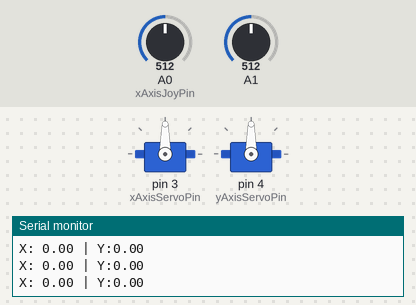
A program run on a simulated Arduino Nano, built with avr-gcc and run on an emulated ATmega328P. Shown: 2 × servo, the last lines printed to the serial monitor. The test bench sets the inputs (shaded band); at power-on: A0 (xAxisJoyPin) = 512, A1 = 512.

Above: at 1.2 s.
1.3 s: A0 (xAxisJoyPin) set to 495
At 1.7 s:
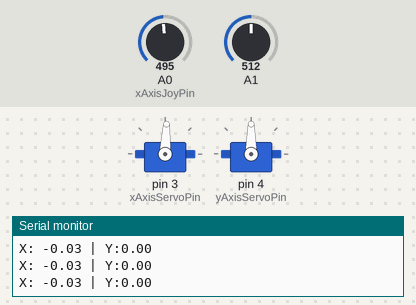
4.3 s: A1 set to 716
At 5.3 s:
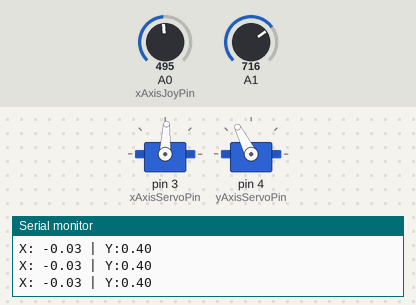
5.8 s: A1 set to 900
At 6.4 s:
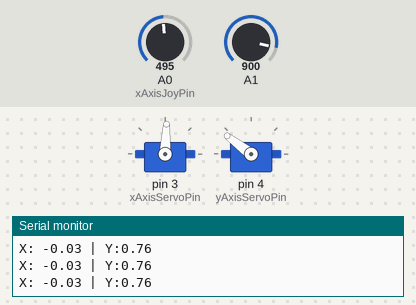
7.3 s: A0 (xAxisJoyPin) set to 306
At 7.6 s:
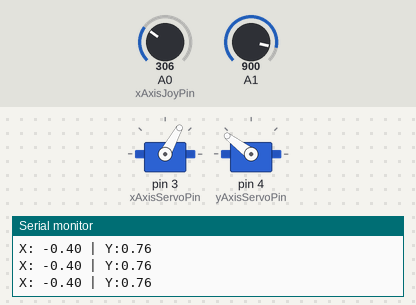
8.8 s: A1 set to 522
At 10.0 s:
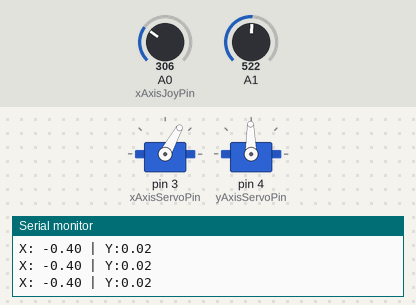
10.3 s: A1 set to 496
At 11.2 s:
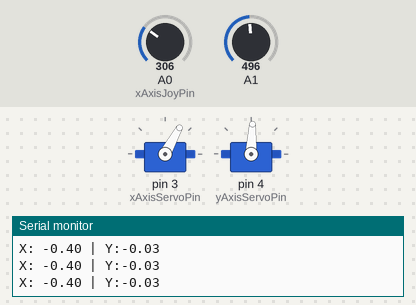
Timing chart, 0 to 12.8 s (numbered marks = the images above; inputs shaded):
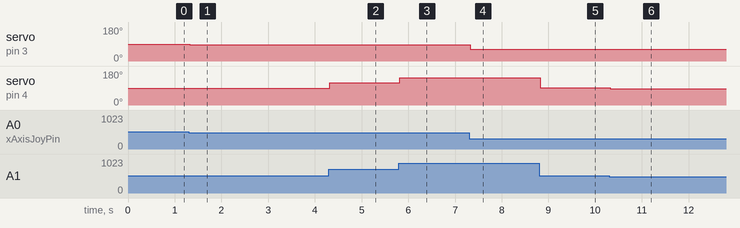

Measured:
- after the input at 1.3 s, servo on pin 3 (xAxisServoPin): 90° → 87° at once
- after the input at 4.3 s, servo on pin 4 (yAxisServoPin): 90° → 117° at once
- after the input at 5.8 s, servo on pin 4 (yAxisServoPin): 117° → 143° at once
- after the input at 7.3 s, servo on pin 3 (xAxisServoPin): 87° → 61° at once
- after the input at 8.8 s, servo on pin 4 (yAxisServoPin): 143° → 91° at once
- after the input at 10.3 s, servo on pin 4 (yAxisServoPin): 91° → 87° at once

The program:

main.cpp
```cpp
#include "EyeServo.h"
#include "EyeJoystick.h"

# define range of the servos
int servo_start = 20;
int servo_end = 160;
int joystick_min = 0;
int joystick_max = 1023;

// Define the servo pin:
#define xAxisJoyPin A0
#define yAxisJoyPin 1
#define xAxisServoPin 3
#define yAxisServoPin 4

EyeServo * xAxisServo;
EyeServo * yAxisServo;
EyeJoystick joystick( xAxisJoyPin, yAxisJoyPin, joystick_min, joystick_max, joystick_min, joystick_max);

float x0, y0 = 0;

int sleep_time = 25;

void setup() {
  // put your setup code here, to run once:
  Serial.begin(9600);

  xAxisServo = new EyeServo( xAxisServoPin, servo_start, servo_end);
  yAxisServo = new EyeServo( yAxisServoPin, servo_start, servo_end);
}

void loop() {
  // Tell the servo to go to a particular angle:

  x0 = joystick.getX();
  y0 = joystick.getY();

  xAxisServo->setPosition(x0);
  yAxisServo->setPosition(y0);

  Serial.print("X: ");
  Serial.print(x0);
  Serial.print(" | Y:");
  Serial.print(y0);
  Serial.print("\n");

  delay(sleep_time);
}
```

EyeJoystick.h
```cpp
#include <Arduino.h>

class EyeJoystick
{
    int xPin, yPin;
    int xMin, xMax, yMin, yMax;

public:
    EyeJoystick(int xPin, int yPin, int xMin, int xMax, int yMin, int yMax);
    float getX();
    float getY();

private:
    float normPosition(int joyPos, int valMin, int valMax);
};
```

EyeServo.h
```cpp
#include <Arduino.h>
#include <Servo.h>

class EyeServo
{
    int pin;
    Servo servo;
    int servoStart, servoEnd;

public:
    EyeServo(int pin, int servoStart, int servoEnd);
    ~EyeServo();
    void setPosition(float position);

private:
    int calcServoPosition(float position);
};
```

EyeJoystick.cpp
```cpp
#include "EyeJoystick.h"

EyeJoystick::EyeJoystick(int xPin, int yPin, int xMin, int xMax, int yMin, int yMax)
{
    this->xPin = xPin;
    this->yPin = yPin;
    this->xMin = xMin;
    this->xMax = xMax;
    this->yMin = yMin;
    this->yMax = yMax;
}

float EyeJoystick::getX()
{
    int joyPos = analogRead(xPin);
    return normPosition(joyPos, xMin, xMax);
}

float EyeJoystick::getY()
{
    int joyPos = analogRead(yPin);
    return normPosition(joyPos, yMin, yMax);
}

float EyeJoystick::normPosition(int joyPos, int valMin, int valMax)
{
    return (float)(joyPos - valMin) / (float)(valMax - valMin) * 2.0f - 1.0f;
}
```

EyeServo.cpp
```cpp
#include "EyeServo.h"

EyeServo::EyeServo(int pin, int servoStart, int servoEnd)
{
    this->pin = pin;
    this->servo.attach(pin);
    this->servoStart = servoStart;
    this->servoEnd = servoEnd;

    this->setPosition(0.0f);
}

EyeServo::~EyeServo() {}

void EyeServo::setPosition(float position)
{
    position = max(-1.0f, min(1.0f, position));
    int servoPos = calcServoPosition(position);
    this->servo.write(servoPos);
}

int EyeServo::calcServoPosition(float position)
{
    return (position + 1.0f) / 2.0f * (servoEnd - servoStart) + 20;
}
```
